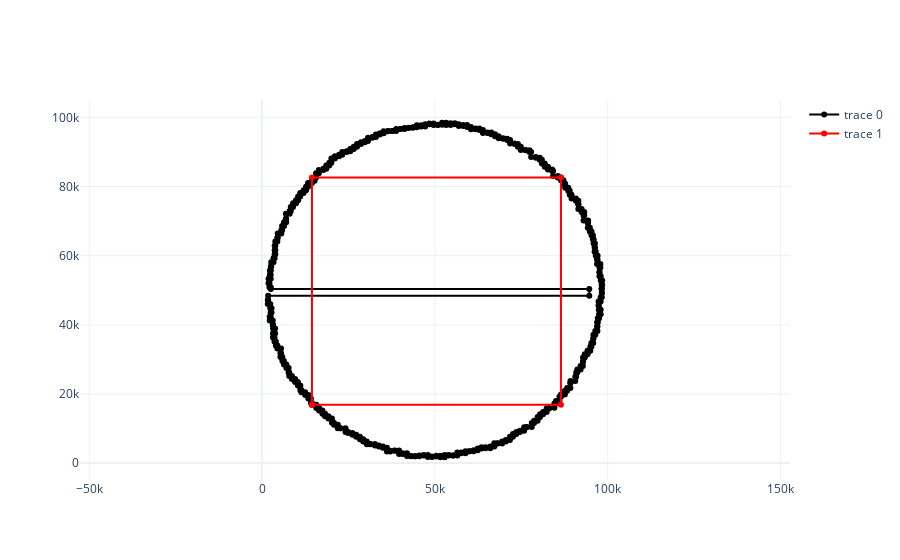

This figure's notebook cell:
### Code cell
red_tile_coordinates = read_data(file_path=f"{DATA_DIRECTORY_PATH}/2025_day_09.txt", separator="\n")

exercise_9_1_find_largest_rectangle(red_tile_coordinates=red_tile_coordinates)

### Figure 1 — Plotly figure (JSON) as saved in the notebook; plotly's stock layout.template omitted (floating-point values rounded to 4 significant figures; data arrays with more than 128 entries replaced by an {"elided": "..."} marker saying what was removed)
{"data": [{"line": {"color": "black"}, "marker": {"color": "black"}, "mode": "markers+lines", "type": "scatter", "x": {"elided": "497 int values"}, "y": {"elided": "497 int values"}}, {"line": {"color": "red"}, "marker": {"color": "red"}, "mode": "markers+lines", "type": "scatter", "x": [14428, 86461, 86461, 14428, 14428], "y": [16855, 16855, 82630, 82630, 16855]}], "layout": {"yaxis": {"scaleanchor": "x"}}}
